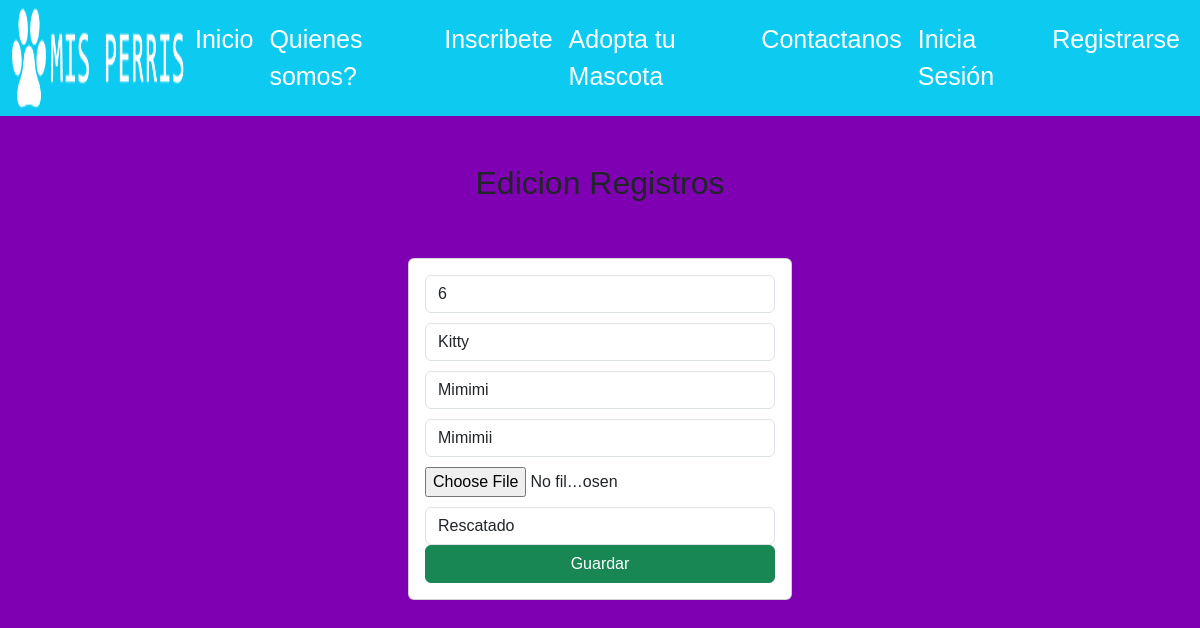
Screenshot of /edicionPerros/6 with the database file from the repository.
### misperris/models.py (models this page shows, shortened)
class Lista_perros(models.Model):
    TIPO_ESTADO = [
            ('rescatado', 'Rescatado'),
            ('disponible', 'Disponible'),
            ('adoptado', 'Adoptado'),
            ('revision', 'revision psiquiatrica')
        ]
    codigo = models.AutoField(primary_key=True)
    nombre = models.CharField(max_length=100)
    raza_predominante = models.CharField(max_length=100)
    descripcion = models.CharField(max_length=1000)
    imagen = models.ImageField(upload_to='imagenes_perros')
    estado = models.CharField(choices=TIPO_ESTADO, max_length=1000)

### misperris/views.py (the view)
# urls.py: path('edicionPerros/<codigo>', views.edicionPerros, name='edicionPerros'),
def edicionPerros(request, codigo):
    perros = Lista_perros.objects.get(codigo = codigo)
    animal = get_object_or_404(Lista_perros, codigo = codigo)
    if request.method == 'POST':
        print(request.FILES.get('imagen'))
        if request.FILES.get('imagen'):
            if animal.imagen:
                imagen_path = animal.imagen.path
                if os.path.exists(imagen_path):
                    os.remove(imagen_path)
        form = formularioedita(request.POST, request.FILES, instance = animal)
        if form.is_valid():
            form.save()
            return redirect ('/misperris/gestionPerros/')
    else:
        form = formularioedita(instance=animal)
    return render(request, 'misperris/edicionPerros.html', {"perros": perros, 'form': form})

### misperris/forms.py
class formularioedita(forms.ModelForm):
    class Meta:
        model = Lista_perros
        fields = ['nombre', 'raza_predominante', 'descripcion', 'imagen', 'estado']
    def __init__(self, *args, **kwargs):
        super(formularioedita,self).__init__(*args,**kwargs)
        self.fields['imagen'].required=True

### misperris/templates/misperris/edicionPerros.html (shortened to what this page needs)
{% extends "misperris/base.html" %}
{% block content %}
<div class="row">
    <div class="col-md-4 offset-md-4">
        <br>
        <br>
            <h2 class="text-center">Edicion Registros</h2>
            <br>
            <br>
            <div class="card">
                <div class="card-body">
                    <form method="POST" enctype="multipart/form-data">{% csrf_token %}
                       <div class="form-group">
                            <input type="text" id="codigo" name="codigo" value="{{perros.codigo}}" readonly class="form-control" placeholder="codigo" minlength="3" maxlength="6" required>
                        </div>
                        <div class="form-group">
                            <input type="text" id="nombre" name="nombre" value="{{perros.nombre}}" class="form-control" placeholder="nombre" minlength="3" maxlength="100" required>
                        </div>
                        <div class="form-group">
                            <input type="text" id="raza_predominante" name="raza_predominante" value="{{perros.raza_predominante}}" class="form-control" placeholder="raza_predominante" minlength="4" maxlength="100" required>
                        </div>
                        <div class="form-group">
                            <input type="text" id="descripcion" name="descripcion" value="{{perros.descripcion}}" class="form-control" placeholder="descripcion" minlength="0" maxlength="1000" required>
                        </div>
                        <div class="form-group">
                            <input type="file" id="imagen" name="imagen" placeholder="imagen" minlength="0" maxlength="1000" required>
                        </div>
                        <div class="form-group">
                            <select id="estado" name="estado" value="{{perros.estado}}" class="form-control" placeholder="estado" required>
                              <option>Rescatado</option>
                            </select>
                        </div>
                        <div>
                            <button type="submit" class="btn btn-success col-12 text-white">Guardar</button>
                        </div>
                    </form>
                </div>
            </div>
    </div>
</div>
{% endblock %}

### misperris/static/formulario.css (style rules this page uses)
body { font-family: Arial, Helvetica, sans-serif; }
input { float: center; width: 200px; margin-bottom: 10px; }
button { clear: both; float: center; width: 150px; color: black; }

### misperris/static/index.css (style rules this page uses)
body { background-color: #7f00b2; }

### rows the page displays
Lista_perros: codigo "6", nombre "Kitty", raza_predominante "Mimimi", descripcion "Mimimii", estado "Rescatado"
